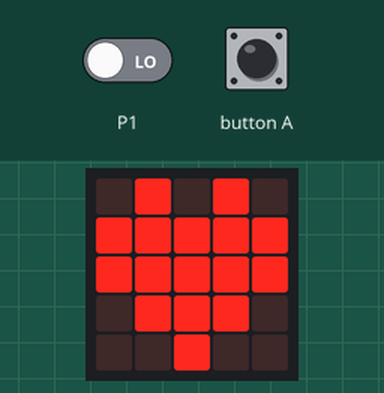
Bench run of a program on a simulated BBC micro:bit (MakeCode). Shown: the board's 5×5 LED display. Inputs (shaded band) come from the test bench; at power-on: P1 LOW.

Above: at 0.1 s.
At 2.3 s:
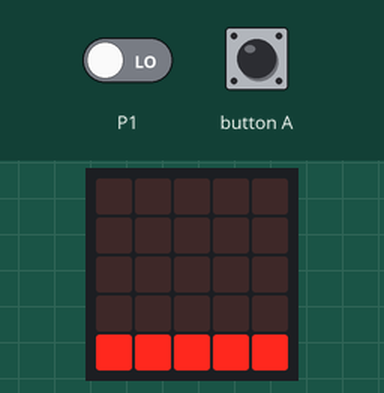
2.4 s: button A pressed for 0.15 s
At 3.3 s:
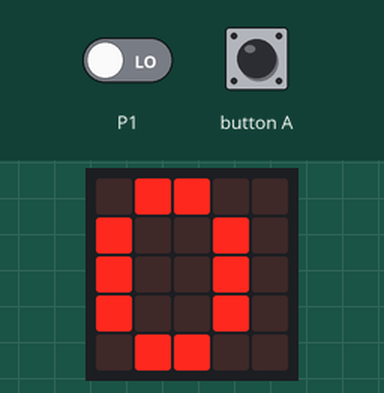
Timing chart, 0 to 5.4 s (numbered marks = the images above; inputs shaded):
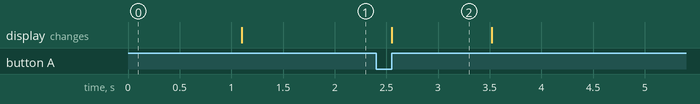

The program:

main.ts
```typescript
input.onButtonPressed(Button.A, function () {
    basic.showNumber(pins.digitalReadPin(DigitalPin.P1))
})
let umidade = 0
basic.showIcon(IconNames.Heart)
basic.pause(500)
basic.forever(function () {
    let leiturasolo = 0
    umidade = pins.digitalReadPin(DigitalPin.P1)
    if ((0 as any) > (1000 as any)) {
        basic.showLeds(`
            # # # # #
            # # # # #
            # # # # #
            # # # # #
            # # # # #
            `)
        basic.pause(2000)
    } else if (leiturasolo > 650) {
        basic.showLeds(`
            . . . . .
            . . . . .
            # # # # #
            # # # # #
            # # # # #
            `)
        basic.pause(2000)
    } else {
        basic.showLeds(`
            . . . . .
            . . . . .
            . . . . .
            . . . . .
            # # # # #
            `)
        basic.pause(2000)
    }
})
```

test.ts
```typescript
// testes vão aqui; isto não será compilado quando este pacote for usado como uma extensão.
```

Measured:
- after the input at 2.4 s, the display: changes after 0.15 s (image 2)
- what the display in image 2 shows lasts 0.9 s, from 2.6 s to 3.5 s
